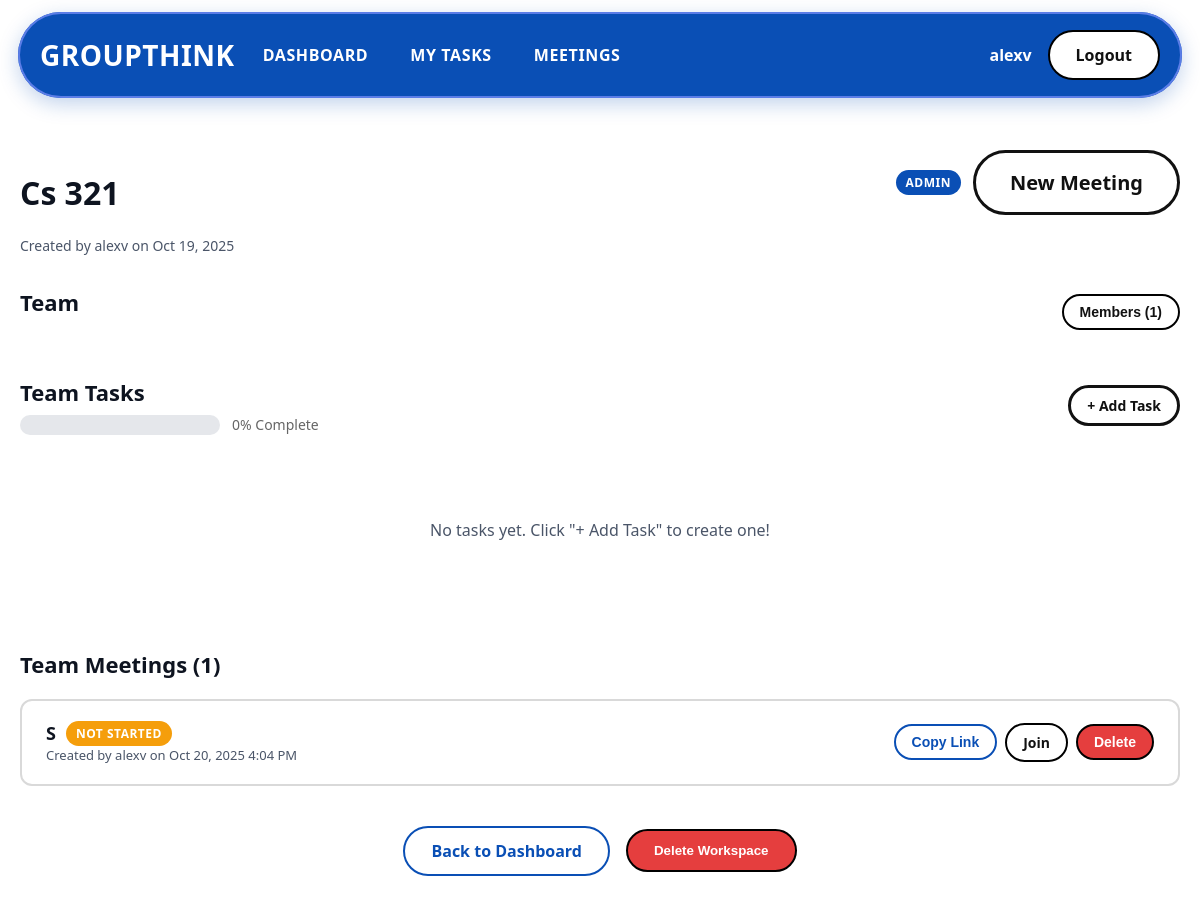
The app's page /workspace/1/ (signed in), older data.
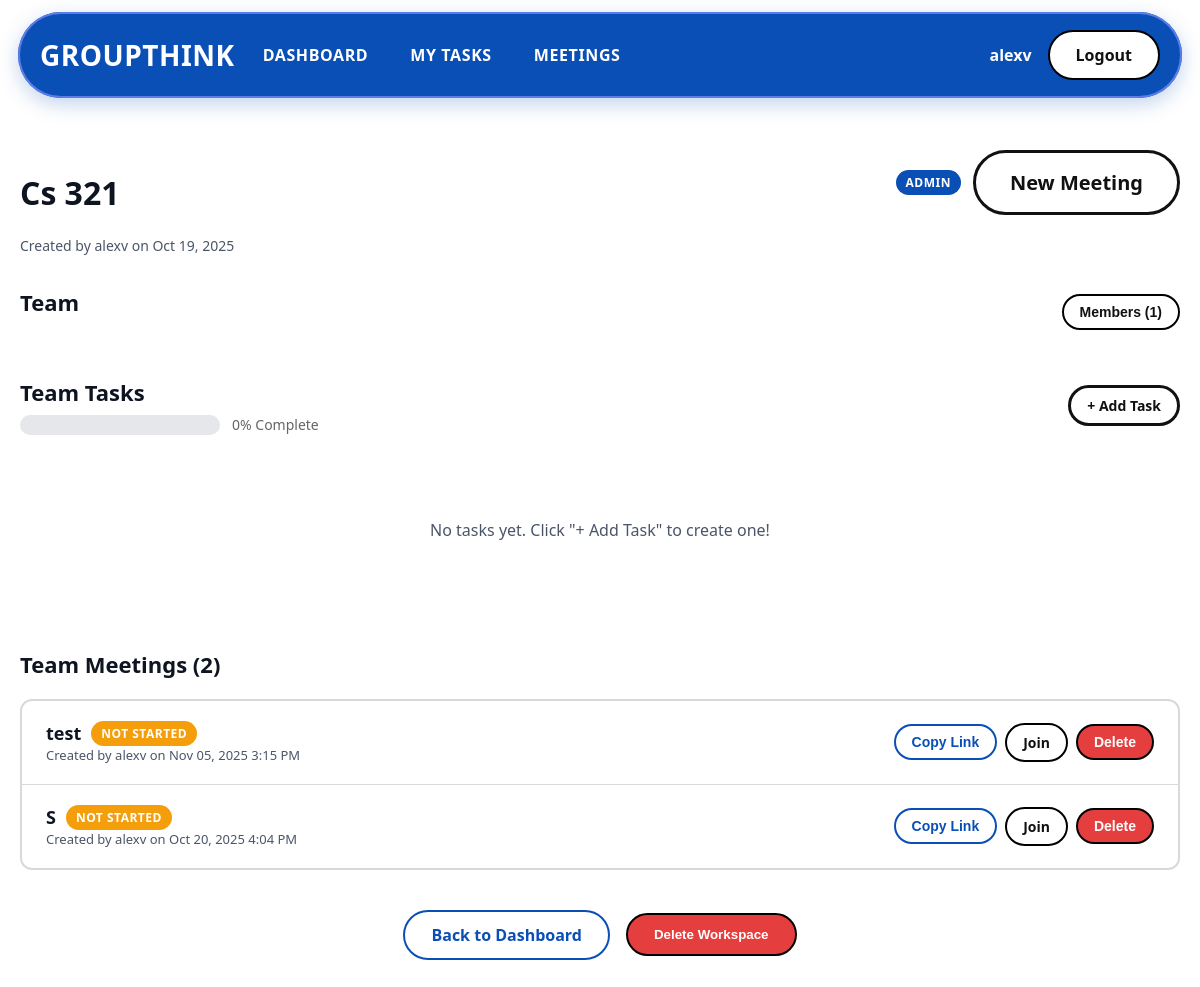
The same page, newer data.
### home/models.py (models this page shows, shortened)
class Meeting(models.Model):
    STATUS_CHOICES = [
        ('not_started', 'Not Started'),
        ('live', 'Live'),
        ('ended', 'Ended'),
    ]
    title = models.CharField(max_length=100)
    room_name = models.CharField(max_length=100, unique=True, default=uuid.uuid4)
    created_by = models.ForeignKey(User, on_delete=models.CASCADE, related_name='created_meetings', null=True, blank=True)
    workspace = models.ForeignKey(Workspace, on_delete=models.CASCADE, related_name='meetings', null=True, blank=True)
    status = models.CharField(max_length=20, choices=STATUS_CHOICES, default='not_started')
    started_at = models.DateTimeField(null=True, blank=True)
    ended_at = models.DateTimeField(null=True, blank=True)
    recording_url = models.URLField(max_length=500, blank=True, null=True)
    created_at = models.DateTimeField(auto_now_add=True)

class UserProfile(models.Model):
    user = models.OneToOneField(User, on_delete=models.CASCADE, related_name='profile')
    display_name = models.CharField(max_length=100)
    email_verified = models.BooleanField(default=False)
    verification_token = models.CharField(max_length=100, blank=True, null=True)
    created_at = models.DateTimeField(auto_now_add=True)
    updated_at = models.DateTimeField(auto_now=True)

### home/views.py (the view)
# urls.py: path('workspace/<int:workspace_id>/', views.workspace_detail, name='workspace_detail'),
@login_required
def workspace_detail(request, workspace_id):
    workspace = get_object_or_404(Workspace, id=workspace_id)
    membership = WorkspaceMembership.objects.filter(user=request.user, workspace=workspace).first()
    if not membership:
        messages.error(request, 'You do not have access to this workspace.')
        return redirect('dashboard')
    meetings = workspace.meetings.all().order_by('-created_at')
    members = workspace.memberships.select_related('user', 'user__profile').all()
    context = {
        'workspace': workspace,
        'membership': membership,
        'meetings': meetings,
        'members': members,
    }
    return render(request, 'home/workspace_detail.html', context)

### home/models.py (called while the page is built)
    def get_task_completion_percentage(self):
        total_tasks = self.tasks.count()
        if total_tasks == 0:
            return 0
        completed_tasks = self.tasks.filter(status='done').count()
        return int((completed_tasks / total_tasks) * 100)

### home/templates/home/workspace_detail.html (shortened to what the changed rows need)
{% extends 'home/base.html' %}
{% block content %}
<main class="dashboard-container">
  <div class="workspace-detail-header">
    <div>
      <h1>{{ workspace.name }}</h1>
    </div>
  </div>
  <section class="workspace-section">
    <div style="display:flex; justify-content:space-between; align-items:center;">
      <h2>Team</h2>
    </div>
  </section>
  <section class="workspace-section">
    <div style="display: flex; justify-content: space-between; align-items: center; margin-bottom: 16px;">
      <div>
        <h2 style="margin: 0;">Team Tasks</h2>
      </div>
    </div>
  </section>
  <section class="workspace-section">
    <h2>Team Meetings ({{ meetings.count }})</h2>
    {% if meetings %}
    <div class="meetings-list">
      {% for meeting in meetings %}
      <div class="meeting-item">
        <div style="flex: 1;">
          <div style="display: flex; align-items: center; gap: 10px;">
            <h3 style="margin: 0;">{{ meeting.title }}</h3>
            {% if meeting.status == 'live' %}
              <span class="badge" style="background: #e53e3e; color: white;">● LIVE</span>
            {% elif meeting.status == 'ended' %}
              <span class="badge" style="background: #22c55e; color: white;">Ended</span>
            {% else %}
              <span class="badge" style="background: #f59e0b; color: white;">Not Started</span>
            {% endif %}
          </div>
          <p class="meeting-meta">
            Created by {{ meeting.created_by.profile.display_name }} on {{ meeting.created_at|date:"M d, Y g:i A" }}
          </p>
        </div>
        <div style="display: flex; gap: 8px; align-items: center;">
          <button onclick="copyMeetingLink('{{ meeting.room_name }}')" class="btn btn-small btn-secondary">Copy Link</button>
          {% if meeting.status != 'ended' %}
          <a href="{% url 'join_meeting' meeting.room_name %}" class="btn btn-small">Join</a>
          {% endif %}
          {% if membership.role == 'admin' or meeting.created_by == user %}
          <form method="post" action="{% url 'delete_meeting' meeting.id %}" style="margin: 0;">
            <button type="submit" class="btn btn-small" style="background: #e53e3e; color: white;" onclick="return confirm('Delete this meeting?')">Delete</button>
          </form>
          {% endif %}
        </div>
      </div>
      {% endfor %}
    </div>
    {% else %}
    <div class="empty-state">
      <p>No meetings yet. Create one to get started!</p>
    </div>
    {% endif %}
  </section>
</main>
{% endblock %}

Row changes from the older to the newer data that the page shows:
added Meeting: title "test", status "NOT STARTED", created_by.profile.display_name "alexv", created_at "Nov 05, 2025 3:15 PM"
Text that changed along with them:
{{ meetings.count }}: "1" → "2"
